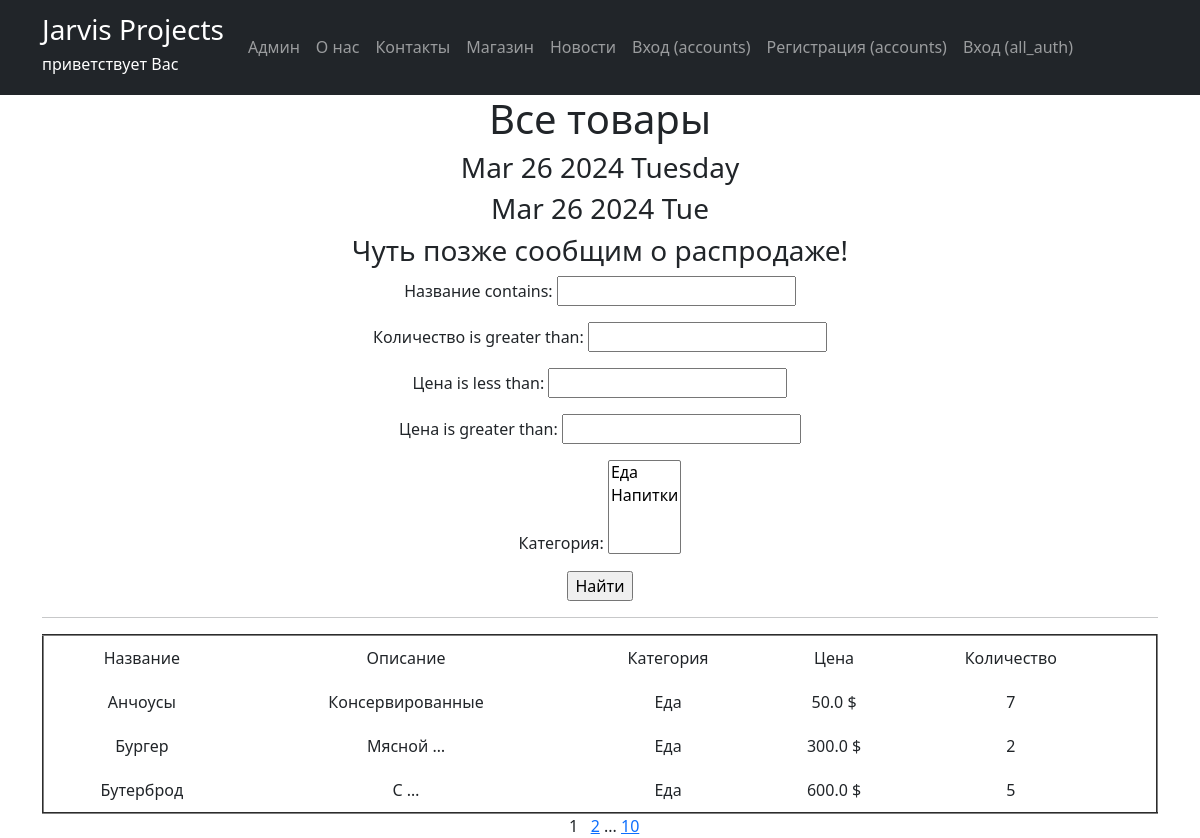
Page /store/products/ on the committed database.
### store/models.py (models this page shows, shortened)
class Product(models.Model):
    category = models.ForeignKey(to='Category', blank=True, null=True, on_delete=models.SET_NULL, related_name='products', verbose_name='Категория')
    name = models.CharField(max_length=50, unique=True, verbose_name='Название') # названия товаров не должны повторяться
    description = models.TextField(verbose_name='Описание')
    quantity = models.IntegerField(validators=[MinValueValidator(0)], verbose_name='Количество')
    price = models.FloatField(validators=[MinValueValidator(0.0)], verbose_name='Цена')
    class Meta:
        verbose_name = 'Товар'
        verbose_name_plural = 'Товар'
        ordering = ['-price']

class Category(models.Model):
    name = models.CharField(max_length=100, null=True, unique=True, verbose_name='Название')
    def __str__(self):
        return self.name
    class Meta:
        verbose_name = 'Категория'
        verbose_name_plural = 'Категории'
        ordering = ['name']

### store/views.py (the view)
# urls.py: path('products/', ProductsList.as_view(), name = 'products'),
class ProductsList(ListView):
    model = Product
    ordering = 'name'
    template_name = 'store/products.html'
    context_object_name = 'products'
    paginate_by = 3  # вот так мы можем указать количество записей на странице
    def get_queryset(self):
        queryset = super().get_queryset()
        self.filterset = ProductFilter(self.request.GET, queryset)
        return self.filterset.qs
    def get_context_data(self, **kwargs):
        context = super().get_context_data(**kwargs)
        context['time_now'] = datetime.utcnow()
        context['next_sale'] = None # или вставляем текст 'Распродажа в воскресенье!'
        context['filterset'] = self.filterset
        return context

### store/templatetags/custom_filters_store.py (called while the page is built)
@register.filter()
def currency(value, code='rub'):
    postfix = CURRENCIES_SYMBOLS[code]
    return f'{value} {postfix}'

### store/templatetags/custom_tags_store.py (called while the page is built)
@register.simple_tag()
def current_time(format_string='%b %d %Y'):
   return datetime.utcnow().strftime(format_string)

@register.simple_tag(takes_context=True)
def url_replace(context, **kwargs):
   d = context['request'].GET.copy()
   for k, v in kwargs.items():
       d[k] = v
   return d.urlencode()

### store/templates/store/products.html (shortened to what this page needs)
{% extends 'flatpages/default.html' %}
{% load custom_filters_store %}
{% load custom_tags_store %}
{% block content %}
    <h1>Все товары</h1>
    <h3>{{ time_now|date:'M d Y l' }}</h3>
    <h3>{% current_time '%b %d %Y %a' %}</h3>
    <h3> {{ next_sale|default_if_none:"Чуть позже сообщим о распродаже!" }} </h3>
   <form action="" method="get">
       {{ filterset.form.as_p }}
       <input type="submit" value="Найти" />
   </form>
    <hr>
    {% if products %}
        <table cellspacing="0" cellpadding="10" rules="cols" border="2" width="100%">
            <tr>
                <td>Название</td>
                <td>Описание</td>
                <td>Категория</td>
                <td>Цена</td>
                <td>Количество</td>
            </tr>
            {% for x in products %}
            <tr>
                <td>{{ x.name }}</td>
                <td>{{ x.description|truncatewords:1 }}</td>
                <td>{{ x.category.name|truncatechars:5 }}</td>
                <td>{{ x.price|currency:"usd" }}</td>
                <td>{{ x.quantity }}</td>
                <td>
                </td>
            </tr>
            {% endfor %}
        </table>
    {% else %}
        <h2>Товаров нет!</h2>
    {% endif %}
    &nbsp&nbsp{{ page_obj.number }}&nbsp&nbsp
    {% if page_obj.has_next %}
        <a href="?{% url_replace page=page_obj.next_page_number %}">{{ page_obj.next_page_number }}</a>
        {% if paginator.num_pages != page_obj.next_page_number %}
            ...
            <a href="?{% url_replace page=page_obj.paginator.num_pages %}">{{ page_obj.paginator.num_pages }}</a>
        {% endif %}
    {% endif %}
{% endblock content %}

### rows in the picture
Product: name "Анчоусы", description "Консервированные", category.name "Еда", price "50.0 $", quantity "7"
Product: name "Бургер", description "Мясной …", category.name "Еда", price "300.0 $", quantity "2"
Product: name "Бутерброд", description "С …", category.name "Еда", price "600.0 $", quantity "5"

### other values in the picture
{{ time_now|date:'M d Y l' }} "Mar 26 2024 Tuesday"
{{ next_sale|default_if_none:"Чуть позже сообщим о распродаже!" }} "Чуть позже сообщим о распродаже!"
{{ page_obj.number }} "1"
{{ page_obj.next_page_number }} "2"
{{ page_obj.paginator.num_pages }} "10"
